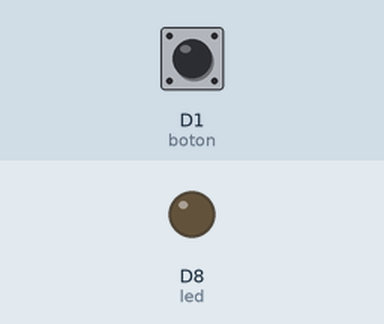
This sketch was run on a simulated ESP8266 (NodeMCU). Shown: output pins drawn as LEDs (lit = HIGH). The test bench sets the inputs (shaded band); at power-on: D1 (boton) LOW.

Above: at 1.2 s.
1.3 s: D1 (boton) pulled HIGH for 0.15 s
At 1.37 s:
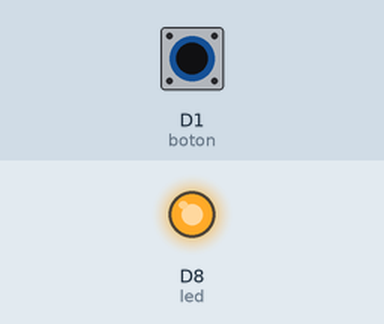
2.9 s: D1 (boton) pulled HIGH for 3.2 s
At 7.1 s:
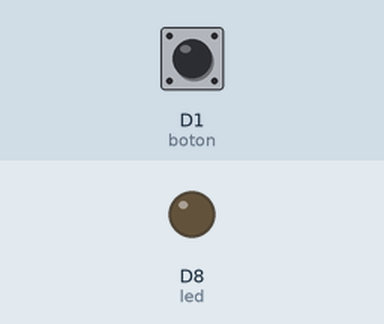
Timing chart, 0 to 8.6 s (numbered marks = the images above; inputs shaded):
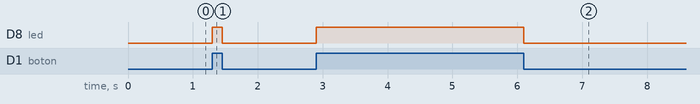

The sketch:

pushbutton1.ino
```cpp
//Definicion del estado del boton
int estadoBoton = 0;

//Definicion de los pines para el boton y el pulsador
int led = D8;
int boton = D1;

void setup() {
  //Pin de salida para el LED
  pinMode(led, OUTPUT);
  //Pin de entrada para el pulsador
  pinMode(boton, INPUT);

  //apagamos el LED al comienzo
  digitalWrite(led, LOW);
}

void loop() {
  //Leemos el estado del pulsador
  estadoBoton = digitalRead(boton);

  //Revisamos el estado del pulsador
  if(estadoBoton == HIGH)
  {
    //Prendemos el LED
    digitalWrite(led, HIGH);
  }
  else
  {
    //apagamos el LED
    digitalWrite(led, LOW);
  }

}
```

Measured:
- after the input at 1.3 s, D8 (led): LOW → HIGH at once, → LOW 0.15 s later
- after the input at 2.9 s, D8 (led): LOW → HIGH at once, → LOW 3.2 s later
